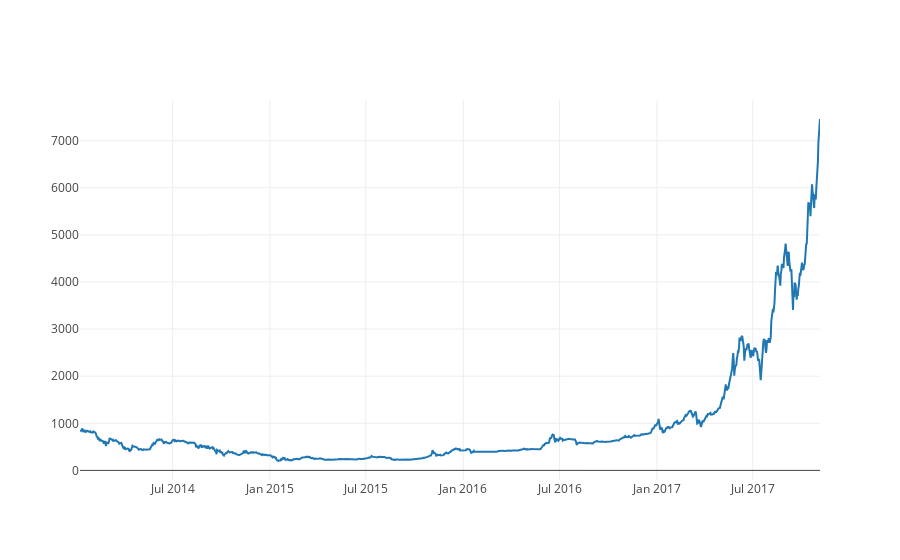

The cell this chart's notebook holds for it:
### Markdown cell above
#### Plot new line graph again on `Weighted Price` with newly filled values

### Code cell
btc_trace = go.Scatter(x=data.index, y=data['Weighted Price'], name= 'Price')
py.iplot([btc_trace])

### Figure 1 — Plotly figure (JSON) as saved in the notebook; plotly's stock layout.template omitted (floating-point values rounded to 4 significant figures; data arrays with more than 128 entries replaced by an {"elided": "..."} marker saying what was removed)
{"data": [{"name": "Price", "type": "scatter", "x": {"elided": "1399 str values"}, "y": {"elided": "1399 float values"}}], "layout": {}}
